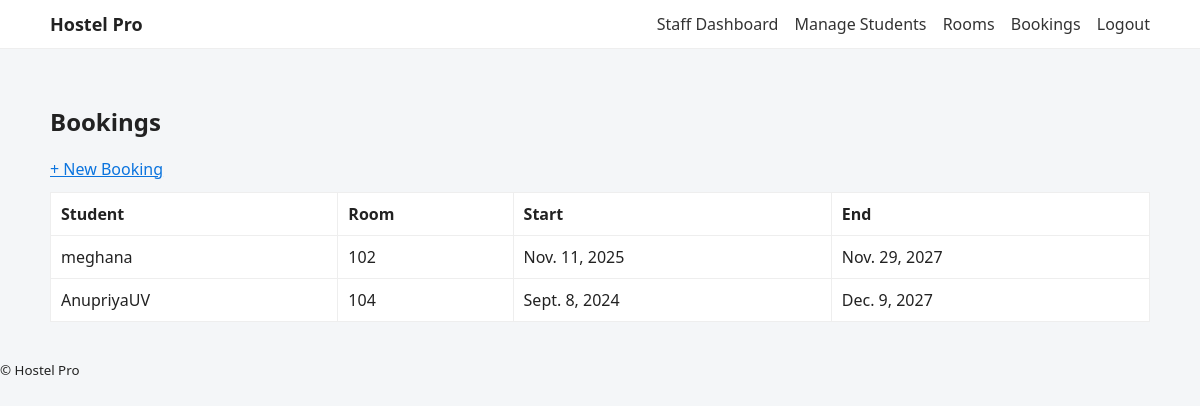
The page /app/bookings/ (signed in) on the database its author committed.
### malnad_app/models.py (models this page shows, shortened)
class Booking(models.Model):
    student = models.ForeignKey(Student, on_delete=models.CASCADE)
    room = models.ForeignKey(Room, on_delete=models.CASCADE)
    start_date = models.DateField(default=timezone.now)
    end_date = models.DateField(null=True, blank=True)
    class Meta:
        ordering = ['-start_date']

class Student(models.Model):
    roll_no = models.CharField(max_length=30, unique=True)   # USN
    name = models.CharField(max_length=120)
    phone = models.CharField(max_length=20, blank=True)
    email = models.EmailField(blank=True)
    room = models.ForeignKey(Room, on_delete=models.SET_NULL, null=True, blank=True)

class Room(models.Model):
    number = models.CharField(max_length=20, unique=True)
    capacity = models.PositiveIntegerField(default=1, validators=[MinValueValidator(1)])
    occupied = models.PositiveIntegerField(default=0)

### malnad_app/views.py (the view)
# urls.py: path('bookings/', views.booking_list, name='booking_list'),
@login_required
def booking_list(request):
    bookings = Booking.objects.select_related('student', 'room').all()
    return render(request, 'bookings/list.html', {"bookings": bookings})

### templates/bookings/list.html (shortened to what this page needs)
{% extends 'base.html' %}
{% block content %}
<h2>Bookings</h2>
<a href="{% url 'malnad_app:booking_create' %}">+ New Booking</a>
<table>
  <thead><tr><th>Student</th><th>Room</th><th>Start</th><th>End</th></tr></thead>
  <tbody>
  {% for b in bookings %}
    <tr>
      <td>{{ b.student.name }}</td>
      <td>{{ b.room.number }}</td>
      <td>{{ b.start_date }}</td>
      <td>{{ b.end_date|default:"—" }}</td>
    </tr>
  {% empty %}
    <tr><td colspan="4">No bookings yet.</td></tr>
  {% endfor %}
  </tbody>
</table>
{% endblock %}

### static/css/style.css (style rules this page uses)
body { font-family: system-ui, Arial, sans-serif; margin:0; background:#f4f6f8; color:#222; }
table { width:100%; border-collapse: collapse; margin-top:12px; background:#fff; }
th, td { padding:10px; border:1px solid #eee; text-align:left; }
a { color:#0b74de; }

### rows shown on the page
Booking: student.name "meghana", room.number "102", start_date "Nov. 11, 2025", end_date "Nov. 29, 2027"
Booking: student.name "AnupriyaUV", room.number "104", start_date "Sept. 8, 2024", end_date "Dec. 9, 2027"
